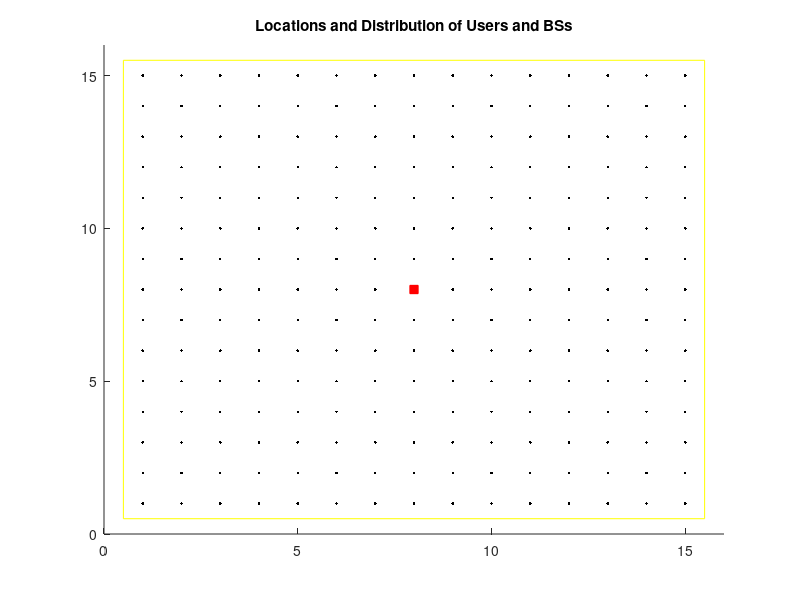
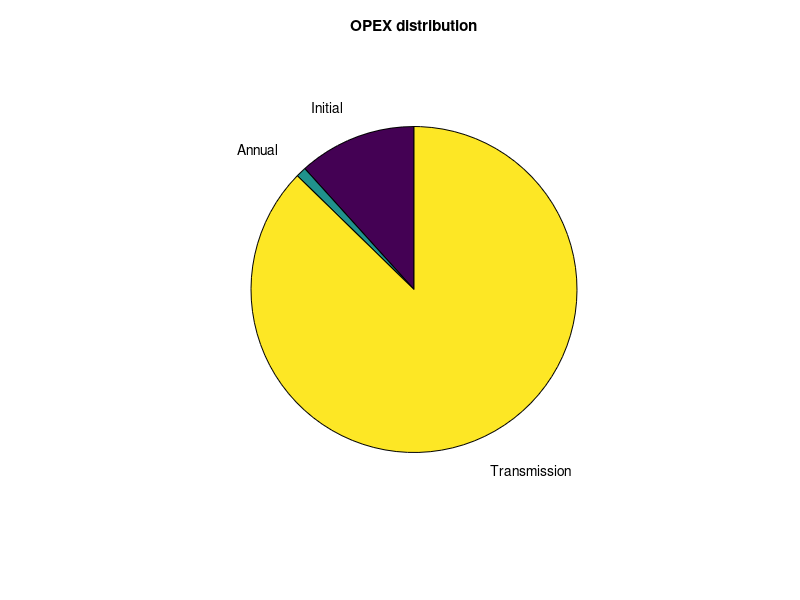

Write MATLAB code to recreate these figures, in order.
clc;
clear all;
close all;

grid = randi([0,2],15);				%Randomly user distribution in a 15x15 area for low traffic distribution
umax = max(max(grid));			%Maximum user requirement

grid(8,8) = 2500;			%Placing BS at randomly selected location

figure,			%Plotting the grid
rectangle('Position',[0.5 0.5 15 15],'EdgeColor','y');			%Marking outer boundary of the grid
xlim([0 16]);			%Limiting the x-axis of the plot
ylim([0 16]);			%Limiting the y-axis of the plot
hold on;

bs = [grid(8,8),0,0];
for i = 1:15
    for j = 1:15
        if ~eq(i,8) || ~eq(j,8)
            bs(1) = bs(1) - grid(i,j);			%Subtract user requirement from remaining BS capacity
            bs(2) = bs(2) + 1;			%Add 1 to number of users connected
            plot(i,j,'k.');			%Plot user as black dot
            hold on
        end
    end
end
plot(8,8,'rs','MarkerFaceColor','r');			%Plot BS  as square
title('Locations and Distribution of Users and BSs');
hold off

equipment = 50;         %Initial Investment - Equipment Cost
site_buildout = 70;         %Initial Investment - Site Buildout Cost
site_installation = 30;         %Initial Inveatment - Site Installation Cost
initial_cost = equipment + site_buildout + site_installation;
operation_maintenance = 3;          %Annual Operation and Maintenance Cost
site_lease = 10;         %Annual Site Lease
transmission_per_connection = 5;            %Annual Cost for Transmission to 1 connection
annual_cost = operation_maintenance + site_lease;
trc = transmission_per_connection * bs(2);         %Total transmission Cost for each BS
bs(3) = initial_cost + annual_cost + trc;          %Total charges for each BS
X = [initial_cost, annual_cost, trc];
figure,
pie(X,{'Initial','Annual','Transmission'});         %Plotting Pie Chart showing cost distribution per BS
title('OPEX distribution');